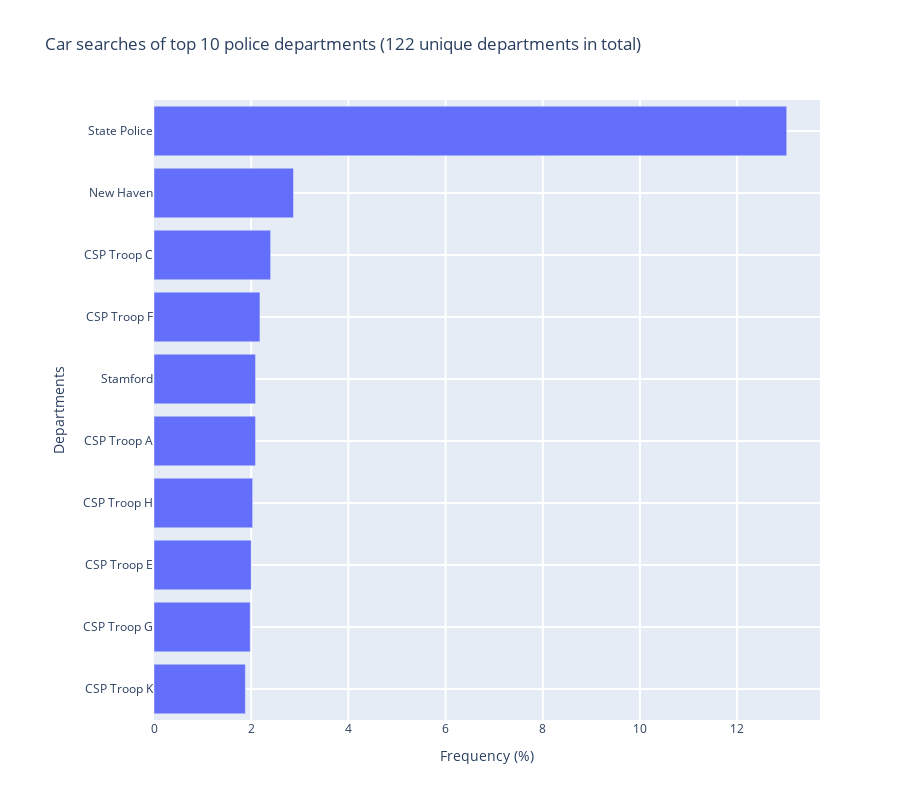

This figure's notebook cell:
### Markdown cell above
# POLICE DEPARTMENTS

### Code cell
departments_freq = (df['Department Name'].value_counts(normalize=True) * 100)\
                    .round(2)\
                    .sort_values(ascending=True)\
                    .tail(10)
data = [
    go.Bar(
        y=departments_freq.index,
        x=departments_freq,
        orientation='h',
    )]
layout = go.Layout(
    height=800,
    title=f'Car searches of top {departments_freq.size} police departments ({df["Department Name"].nunique()} unique departments in total)',
    hovermode='closest',
    xaxis=dict(title='Frequency (%)', ticklen=5, zeroline=False, gridwidth=2, domain=[0.1, 1]),
    yaxis=dict(title='Departments', ticklen=5, gridwidth=2),
    showlegend=False
)
fig = go.Figure(data=data, layout=layout)
iplot(fig)

### Figure 1 — Plotly figure (JSON) as saved in the notebook; plotly's stock layout.template omitted (floating-point values rounded to 4 significant figures)
{"data": [{"orientation": "h", "type": "bar", "x": [1.88, 1.98, 2, 2.03, 2.09, 2.09, 2.18, 2.4, 2.87, 13.02], "y": ["CSP Troop K", "CSP Troop G", "CSP Troop E", "CSP Troop H", "CSP Troop A", "Stamford", "CSP Troop F", "CSP Troop C", "New Haven", "State Police"]}], "layout": {"height": 800, "hovermode": "closest", "showlegend": false, "title": {"text": "Car searches of top 10 police departments (122 unique departments in total)"}, "xaxis": {"domain": [0.1, 1], "gridwidth": 2, "ticklen": 5, "title": {"text": "Frequency (%)"}, "zeroline": false}, "yaxis": {"gridwidth": 2, "ticklen": 5, "title": {"text": "Departments"}}}}
